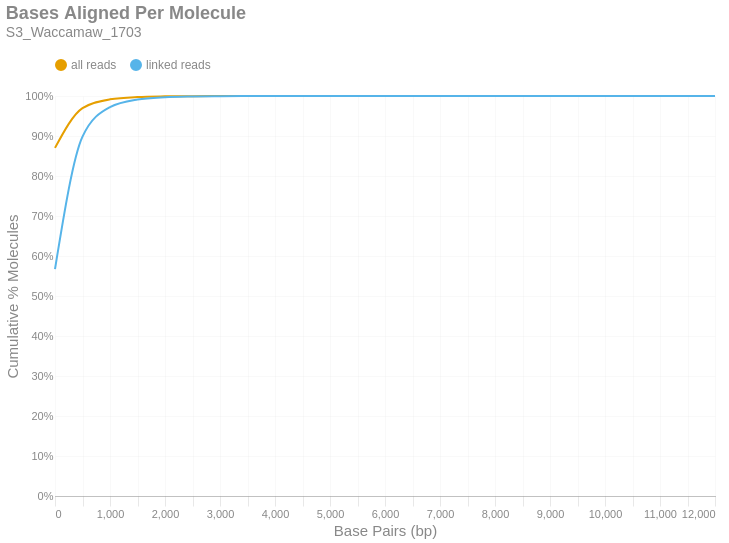

Notebook cell for this chart:
### Markdown cell above
### Bases Aligned Per Molecule
This is a cumulative frequency distribution showing the number of base pairs aligned per unique molecule. These data are shown in 500 bp bins. There are two distributions: one with `all reads` (yellow) and another with only `linked reads` (blue). The percent of molecules in the `linked reads` distribution is relative to the total number of linked molecules.

### Code cell
if SKIPLR:
    print_html(f"Skipped")
else:
    binned_df = consolidated_hist(valids['aligned_bp'], mask, 500, True)
    with SafeRender(binned_df):
        (
            density_plot(binned_df, 'Bases Aligned Per Molecule', samplename, 'basesper')
            .encode(
                x=alt.X('bin:Q', title="Base Pairs (bp)").axis(tickMinStep=500).scale(padding=0),
                y=alt.Y('value:Q', title='Cumulative % Molecules')
                    .axis(format='%')
                    .scale(domain = [0,1])
                    .stack(False),
                color=alt.Color("key:N").scale(domain = ["all reads", "linked reads"]),
                tooltip = [
                    alt.Tooltip("key:N", title = "Data Type"),
                    alt.Tooltip("range_label:N", title="Bases Aligned Per Molecule"),
                    alt.Tooltip("value:Q", format = ".2%", title="% Molecules (Cum.)")
                ]
            )
        ).display()

### Figure 1 — Vega-Lite specification as saved in the notebook (floating-point values rounded to 4 significant figures)
{"width": "container", "height": 400, "config": {"title": {"anchor": "start", "dy": -15, "fontSize": 18, "color": "#888888", "subtitleColor": "#888888", "subtitleFontSize": 14}, "arc": {"fill": "#0072B2"}, "axis": {"domainColor": "#888888", "domainWidth": 0.5, "gridWidth": 0.2, "grid": false, "titleFontWeight": 400, "titleFontSize": 15, "labelFontSize": 11, "labelColor": "#888888", "tickColor": "#888888", "tickWidth": 0.2, "titleColor": "#888888"}, "axisBand": {"grid": false}, "axisX": {"grid": true, "tickSize": 10, "domainCap": "round"}, "axisY": {"domain": false, "grid": true, "tickSize": 0, "domainCap": "round"}, "background": "transparent", "header": {"labelFontSize": 15, "labelColor": "#888888", "titleFontSize": 15, "titleFontWeight": 600, "titleColor": "#888888"}, "legend": {"labelFont": "sans-serif", "labelFontSize": 12, "labelColor": "#888888", "symbolSize": 100, "symbolType": "circle", "titleFontSize": 12, "titlePadding": 10, "titleColor": "#888888", "title": null, "orient": "top"}, "range": {"category": ["#E69F00", "#56B4E9", "#009E73", "#F0E442", "#0072B2", "#D55E00", "#CC79A7", "#000000"], "diverging": ["#cfe8f3", "#a2d4ec", "#73bfe2", "#46abdb", "#1696d2", "#12719e"]}, "area": {"fill": "#0072B2", "fillOpacity": 0.7, "line": true, "strokeOpacity": 0.7}, "line": {"color": "#0072B2", "stroke": "#0072B2", "strokeWidth": 2}, "trail": {"color": "#0072B2", "stroke": "#0072B2", "strokeWidth": 0, "size": 1}, "point": {"filled": true, "fillOpacity": 1.0, "size": 95}, "text": {"color": "#888888", "fontSize": 11, "align": "right", "fontWeight": 400, "size": 11}, "bar": {"fill": "#0072B2", "stroke": null}, "view": {"stroke": null, "continuousWidth": 660, "continuousHeight": 400}}, "data": {"name": "data-6be951f74d8ee5c9ee80d5c127a49976"}, "mark": {"type": "line", "interpolate": "monotone", "point": {"opacity": 0, "size": 275}}, "encoding": {"color": {"field": "key", "scale": {"domain": ["all reads", "linked reads"]}, "type": "nominal"}, "tooltip": [{"field": "key", "title": "Data Type", "type": "nominal"}, {"field": "range_label", "title": "Bases Aligned Per Molecule", "type": "nominal"}, {"field": "value", "format": ".2%", "title": "% Molecules (Cum.)", "type": "quantitative"}], "x": {"axis": {"tickMinStep": 500}, "field": "bin", "scale": {"padding": 0}, "title": "Base Pairs (bp)", "type": "quantitative"}, "y": {"axis": {"format": "%"}, "field": "value", "scale": {"domain": [0, 1]}, "stack": false, "title": "Cumulative % Molecules", "type": "quantitative"}}, "params": [{"name": "param_c36ac31b6afebe62", "select": {"type": "point", "fields": ["key"]}, "bind": "legend"}], "title": {"text": "Bases Aligned Per Molecule", "subtitle": "S3_Waccamaw_1703"}, "transform": [{"fold": ["all reads (cumsum)", "linked reads (cumsum)"]}, {"calculate": "replace(datum.key, ' (cumsum)', '')", "as": "key"}, {"filter": {"param": "param_c36ac31b6afebe62"}}], "usermeta": {"embedOptions": {"downloadFileName": "S3_Waccamaw_1703.basesper"}}, "$schema": "https://vega.github.io/schema/vega-lite/v6.1.0.json", "datasets": {"data-6be951f74d8ee5c9ee80d5c127a49976": [{"bin": "0.0", "interval": "0.0-500.0", "all reads": 0.8703, "linked reads": 0.5673, "all reads (cumsum)": 0.8703, "linked reads (cumsum)": 0.5673, "range_label": "0-499"}, {"bin": "500.0", "interval": "500.0-1000.0", "all reads": 0.09936, "linked reads": 0.3311, "all reads (cumsum)": 0.9696, "linked reads (cumsum)": 0.8984, "range_label": "500-999"}, {"bin": "1000.0", "interval": "1000.0-1500.0", "all reads": 0.02209, "linked reads": 0.07391, "all reads (cumsum)": 0.9917, "linked reads (cumsum)": 0.9723, "range_label": "1000-1499"}, {"bin": "1500.0", "interval": "1500.0-2000.0", "all reads": 0.005691, "linked reads": 0.01904, "all reads (cumsum)": 0.9974, "linked reads (cumsum)": 0.9913, "range_label": "1500-1999"}, {"bin": "2000.0", "interval": "2000.0-2500.0", "all reads": 0.001686, "linked reads": 0.005641, "all reads (cumsum)": 0.9991, "linked reads (cumsum)": 0.997, "range_label": "2000-2499"}, {"bin": "2500.0", "interval": "2500.0-3000.0", "all reads": 0.0005573, "linked reads": 0.001865, "all reads (cumsum)": 0.9997, "linked reads (cumsum)": 0.9988, "range_label": "2500-2999"}, {"bin": "3000.0", "interval": "3000.0-3500.0", "all reads": 0.000199, "linked reads": 0.0006659, "all reads (cumsum)": 0.9999, "linked reads (cumsum)": 0.9995, "range_label": "3000-3499"}, {"bin": "3500.0", "interval": "3500.0-4000.0", "all reads": 8.3e-05, "linked reads": 0.0002777, "all reads (cumsum)": 0.9999, "linked reads (cumsum)": 0.9998, "range_label": "3500-3999"}, {"bin": "4000.0", "interval": "4000.0-4500.0", "all reads": 3.485e-05, "linked reads": 0.0001166, "all reads (cumsum)": 1.0, "linked reads (cumsum)": 0.9999, "range_label": "4000-4499"}, {"bin": "4500.0", "interval": "4500.0-5000.0", "all reads": 1.498e-05, "linked reads": 5.012e-05, "all reads (cumsum)": 1.0, "linked reads (cumsum)": 0.9999, "range_label": "4500-4999"}, {"bin": "5000.0", "interval": "5000.0-5500.0", "all reads": 8.713e-06, "linked reads": 2.915e-05, "all reads (cumsum)": 1.0, "linked reads (cumsum)": 1.0, "range_label": "5000-5499"}, {"bin": "5500.0", "interval": "5500.0-6000.0", "all reads": 3.974e-06, "linked reads": 1.33e-05, "all reads (cumsum)": 1.0, "linked reads (cumsum)": 1.0, "range_label": "5500-5999"}, {"bin": "6000.0", "interval": "6000.0-6500.0", "all reads": 2.293e-06, "linked reads": 7.671e-06, "all reads (cumsum)": 1.0, "linked reads (cumsum)": 1.0, "range_label": "6000-6499"}, {"bin": "6500.0", "interval": "6500.0-7000.0", "all reads": 1.07e-06, "linked reads": 3.58e-06, "all reads (cumsum)": 1.0, "linked reads (cumsum)": 1.0, "range_label": "6500-6999"}, {"bin": "7000.0", "interval": "7000.0-7500.0", "all reads": 3.057e-07, "linked reads": 1.023e-06, "all reads (cumsum)": 1.0, "linked reads (cumsum)": 1.0, "range_label": "7000-7499"}, {"bin": "7500.0", "interval": "7500.0-8000.0", "all reads": 3.057e-07, "linked reads": 1.023e-06, "all reads (cumsum)": 1.0, "linked reads (cumsum)": 1.0, "range_label": "7500-7999"}, {"bin": "8000.0", "interval": "8000.0-8500.0", "all reads": 0.0, "linked reads": 0.0, "all reads (cumsum)": 1.0, "linked reads (cumsum)": 1.0, "range_label": "8000-8499"}, {"bin": "8500.0", "interval": "8500.0-9000.0", "all reads": 0.0, "linked reads": 0.0, "all reads (cumsum)": 1.0, "linked reads (cumsum)": 1.0, "range_label": "8500-8999"}, {"bin": "9000.0", "interval": "9000.0-9500.0", "all reads": 0.0, "linked reads": 0.0, "all reads (cumsum)": 1.0, "linked reads (cumsum)": 1.0, "range_label": "9000-9499"}, {"bin": "9500.0", "interval": "9500.0-10000.0", "all reads": 0.0, "linked reads": 0.0, "all reads (cumsum)": 1.0, "linked reads (cumsum)": 1.0, "range_label": "9500-9999"}, {"bin": "10000.0", "interval": "10000.0-10500.0", "all reads": 0.0, "linked reads": 0.0, "all reads (cumsum)": 1.0, "linked reads (cumsum)": 1.0, "range_label": "10000-10499"}, {"bin": "10500.0", "interval": "10500.0-11000.0", "all reads": 1.529e-07, "linked reads": 5.114e-07, "all reads (cumsum)": 1.0, "linked reads (cumsum)": 1.0, "range_label": "10500-10999"}, {"bin": "11000.0", "interval": "11000.0-11500.0", "all reads": 0.0, "linked reads": 0.0, "all reads (cumsum)": 1.0, "linked reads (cumsum)": 1.0, "range_label": "11000-11499"}, {"bin": "11500.0", "interval": "11500.0-12000.0", "all reads": 0.0, "linked reads": 0.0, "all reads (cumsum)": 1.0, "linked reads (cumsum)": 1.0, "range_label": "11500-11999"}, {"bin": "12000.0", "interval": "12000.0-12500.0", "all reads": 1.529e-07, "linked reads": 5.114e-07, "all reads (cumsum)": 1.0, "linked reads (cumsum)": 1.0, "range_label": "12000-12499"}]}}
